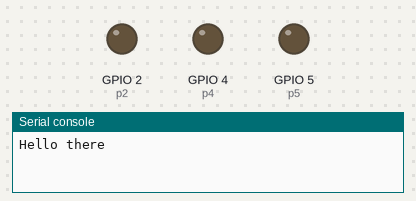
A program run on a simulated ESP32 board running MicroPython. Parts: output pins drawn as LEDs (lit = HIGH), the last lines printed to the serial console.

Above: at 0.5 s.
At 3.5 s:
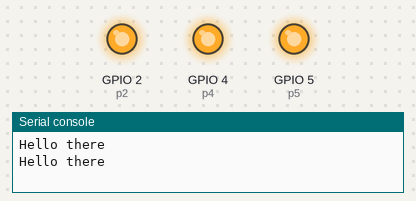
Timing chart, 0 to 4.6 s (numbered marks = the images above):
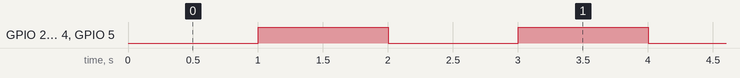

The program:

main.py
```python
import machine
import time

p2 = machine.Pin(2,machine.Pin.OUT) # Built in
p4 = machine.Pin(4,machine.Pin.OUT) # Yellow
p5 = machine.Pin(5,machine.Pin.OUT) # Red

p2.on()

while True:
    print('Hello there')
    p2.off()
    p4.off()
    p5.off()
    time.sleep(1)
    p2.on()
    p4.on()
    p5.on()
    time.sleep(1)
```

Measured:
- by itself, GPIO 2 (p2), GPIO 4 (p4), GPIO 5 (p5): alternates HIGH for 1.0 s and LOW for 1.0 s
